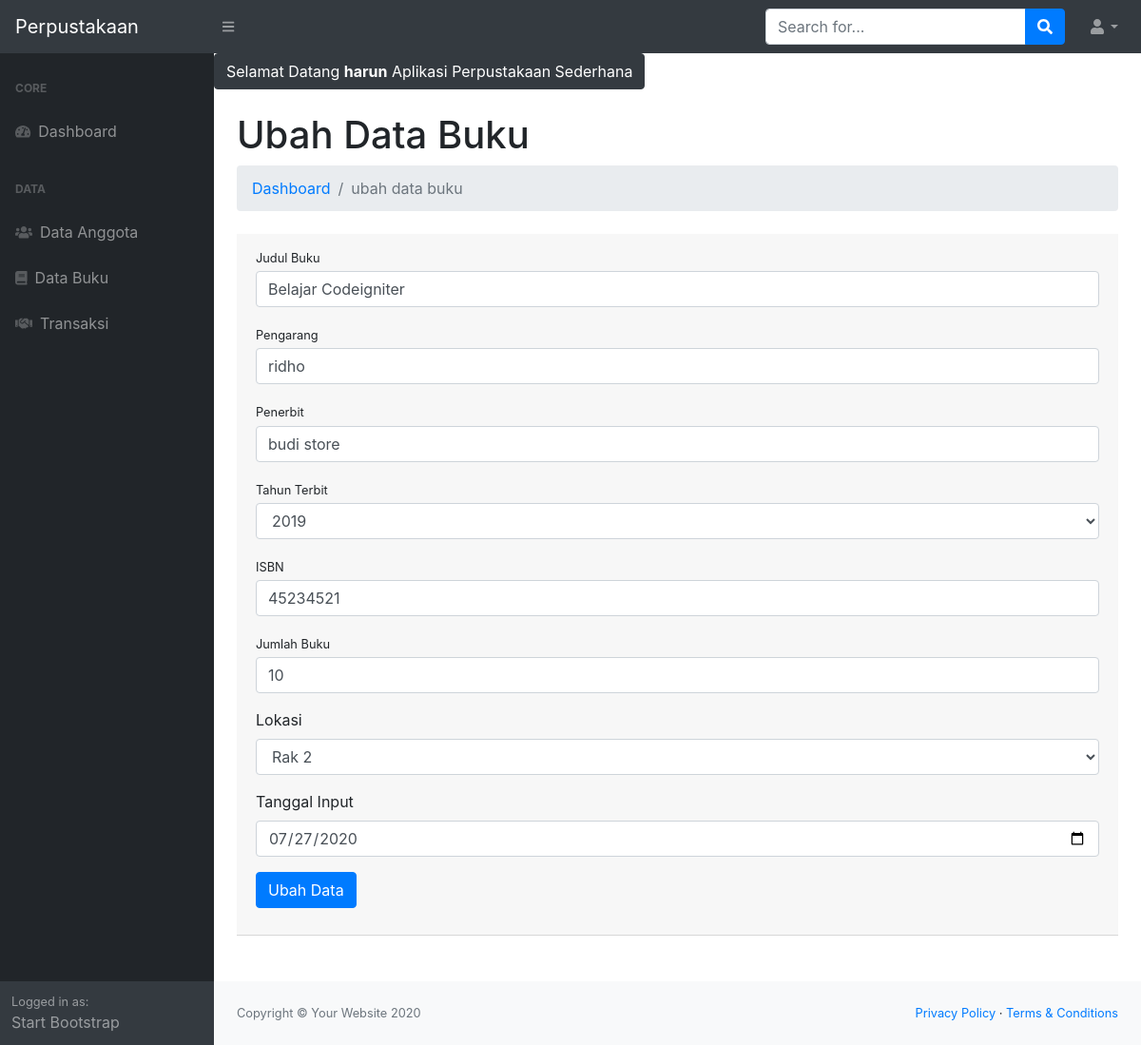
/index.php?p=buku&aksi=ubah&id=6 (signed in), run on the app's committed database.
### tables this page shows
CREATE TABLE `tb_buku` (
  `id_buku` int(11) NOT NULL,
  `judul_buku` varchar(200) NOT NULL,
  `pengarang_buku` varchar(100) NOT NULL,
  `penerbit_buku` varchar(150) NOT NULL,
  `tahun_terbit` varchar(4) NOT NULL,
  `isbn` varchar(25) NOT NULL,
  `jumlah_buku` int(3) NOT NULL,
  `lokasi` enum('Rak 1','Rak 2','Rak 3') NOT NULL,
  `tgl_input` date NOT NULL
);

### page/buku/ubah.php (the view, shortened to what this page needs)
<?php
$id_buku = $_GET['id'];
$sql = $conn->query("SELECT * FROM tb_buku WHERE id_buku = $id_buku") or die(mysqli_error($conn));
$pecahSql = $sql->fetch_assoc();
?>
<h1 class="mt-4">Ubah Data Buku</h1>
<ol class="breadcrumb mb-4">
    <li class="breadcrumb-item"><a href="index.php">Dashboard</a></li>
    <li class="breadcrumb-item active">ubah data buku</li>
</ol>
<div class="card-header mb-5">
	<form action="" method="post">
    <div class="form-group">
        <label class="small mb-1" for="judul_buku">Judul Buku</label>
        <input class="form-control" id="judul_buku" name="judul_buku" type="text" placeholder="Masukan judul buku" value="<?= $pecahSql['judul_buku']; ?>" />
    </div>
    <div class="form-group">
        <label class="small mb-1" for="pengarang_buku">Pengarang</label>
        <input class="form-control" id="pengarang_buku" name="pengarang_buku" type="text" value="<?= $pecahSql['pengarang_buku']; ?>" placeholder="Masukan pengarang buku"/>
    </div>
    <div class="form-group">
        <label class="small mb-1" for="penerbit_buku">Penerbit</label>
        <input class="form-control" id="penerbit_buku" name="penerbit_buku" type="text" value="<?= $pecahSql['penerbit_buku']; ?>" placeholder="Masukan penerbit buku"/>
    </div>
    <div class="form-group">
        <label class="small mb-1" for="tahun_terbit">Tahun Terbit</label>
        <select name="tahun_terbit" id="tahun_terbit" class="form-control">
        	<?php
        	$tahun = date('Y');
        	for ($i = $tahun - 29; $i <= $tahun ; $i++) { ?>
        		<option value="<?= $i ?>" <?php if($pecahSql['tahun_terbit'] == $i){echo "selected";} ?> ><?= $i ?></option>
        	<?php
        	}
        	?>
        </select>
    </div>
    <div class="form-group">
        <label class="small mb-1" for="isbn">ISBN</label>
        <input class="form-control" value="<?= $pecahSql['isbn']; ?>" id="isbn" name="isbn" type="text" placeholder="Masukan isbn buku"/>
    </div>
    <div class="form-group">
        <label class="small mb-1" for="jumlah_buku">Jumlah Buku</label>
        <input class="form-control" value="<?= $pecahSql['jumlah_buku']; ?>" id="jumlah_buku" name="jumlah_buku" type="number" placeholder="Masukan jumlah buku"/>
    </div>
    <div class="form-group">
    	<label for="lokasi">Lokasi</label>
    	<select name="lokasi" id="lokasi" class="form-control">
    		<option value="Rak 2" <?php if($pecahSql['lokasi'] == 'Rak 2'){echo "selected";} ?> >Rak 2</option>
    	</select>
    </div>
    <div class="form-group">
    	<label for="tgl_input">Tanggal Input</label>
    	<input type="date" name="tgl_input" id="tgl_input" class="form-control" value="<?= $pecahSql['tgl_input']; ?>">
    </div>
    <div class="form-group">
    	<button type="submit" class="btn btn-primary" name="ubah">Ubah Data</button>
    </div>
	</form>
</div>

### data on the page
tb_buku: judul_buku "Belajar Codeigniter", pengarang_buku "ridho", penerbit_buku "budi store", tahun_terbit "2019", isbn "45234521", jumlah_buku "10", lokasi "Rak 2", tgl_input "07/27/2020"

### other printed values
$_SESSION['login']['nama'] "harun"
